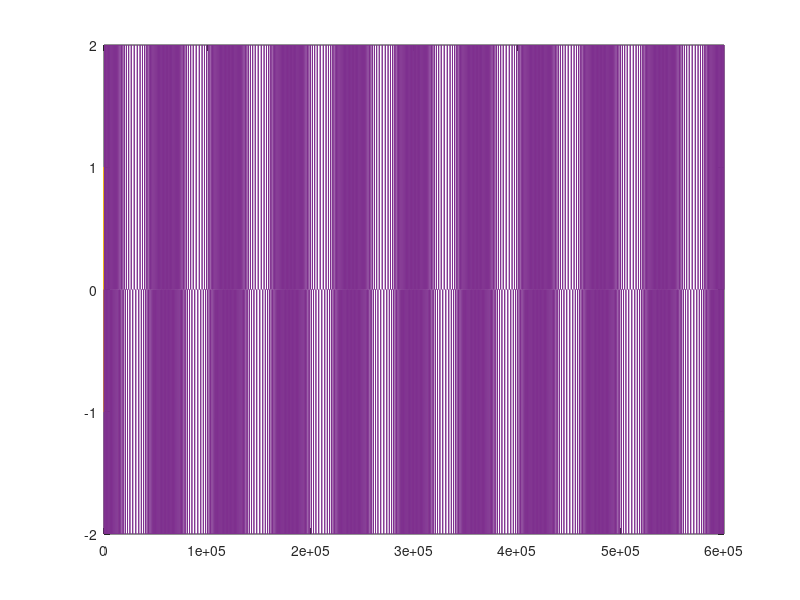

Write MATLAB code to recreate this figure.
clc
clear all
close all

fc=500e3;
fm=10e3;
fs=6e8;
kf=300e3;
t=0:1/fs:1e-3;
m=cos(2*pi*fm*t);
% l=cumsum(m)
% plot(t,l)
s_fm=cos(2*pi*fc*t+2*pi*kf*cumsum(m)*1/fs);
y=sign(s_fm);
plot(t,m)
hold on
 plot(t,s_fm)
 hold on
 plot(t,y)
d=diff(y);
plot(d)
%  int(d,t)
